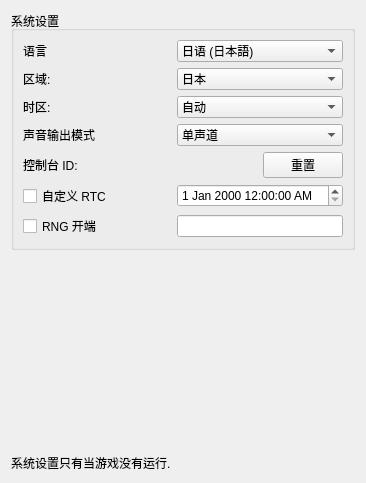
<?xml version="1.0" encoding="UTF-8"?>
<ui version="4.0">
 <class>ConfigureSystem</class>
 <widget class="QWidget" name="ConfigureSystem">
  <property name="geometry">
   <rect>
    <x>0</x>
    <y>0</y>
    <width>366</width>
    <height>483</height>
   </rect>
  </property>
  <property name="windowTitle">
   <string>Form</string>
  </property>
  <layout class="QHBoxLayout" name="horizontalLayout">
   <item>
    <layout class="QVBoxLayout" name="verticalLayout">
     <item>
      <widget class="QGroupBox" name="group_system_settings">
       <property name="title">
        <string>系统设置</string>
       </property>
       <layout class="QGridLayout" name="gridLayout">
        <item row="3" column="0">
         <widget class="QLabel" name="label_sound">
          <property name="text">
           <string>声音输出模式</string>
          </property>
         </widget>
        </item>
        <item row="4" column="0">
         <widget class="QLabel" name="label_console_id">
          <property name="text">
           <string>控制台 ID:</string>
          </property>
         </widget>
        </item>
        <item row="0" column="1">
         <widget class="QComboBox" name="combo_language">
          <property name="toolTip">
           <string>注：这可以被覆盖时区的设置为自动选择</string>
          </property>
          <item>
           <property name="text">
            <string>日语 (日本語)</string>
           </property>
          </item>
          <item>
           <property name="text">
            <string>英语</string>
           </property>
          </item>
          <item>
           <property name="text">
            <string>法语 (français)</string>
           </property>
          </item>
          <item>
           <property name="text">
            <string>德语 (Deutsch)</string>
           </property>
          </item>
          <item>
           <property name="text">
            <string>意大利语 (italiano)</string>
           </property>
          </item>
          <item>
           <property name="text">
            <string>西班牙语 (español)</string>
           </property>
          </item>
          <item>
           <property name="text">
            <string>中文</string>
           </property>
          </item>
          <item>
           <property name="text">
            <string>韩语 (한국어)</string>
           </property>
          </item>
          <item>
           <property name="text">
            <string>荷兰语 (Nederlands)</string>
           </property>
          </item>
          <item>
           <property name="text">
            <string>葡萄牙语 (português)</string>
           </property>
          </item>
          <item>
           <property name="text">
            <string>俄语 (Русский)</string>
           </property>
          </item>
          <item>
           <property name="text">
            <string>台湾繁体</string>
           </property>
          </item>
          <item>
           <property name="text">
            <string>英式英语</string>
           </property>
          </item>
          <item>
           <property name="text">
            <string>加拿大法语</string>
           </property>
          </item>
          <item>
           <property name="text">
            <string>拉丁美洲西班牙语</string>
           </property>
          </item>
          <item>
           <property name="text">
            <string>简体中文</string>
           </property>
          </item>
          <item>
           <property name="text">
            <string>繁体中文 (正體中文)</string>
           </property>
          </item>
         </widget>
        </item>
        <item row="1" column="0">
         <widget class="QLabel" name="label_region">
          <property name="text">
           <string>区域:</string>
          </property>
         </widget>
        </item>
        <item row="1" column="1">
         <widget class="QComboBox" name="combo_region">
          <item>
           <property name="text">
            <string>日本</string>
           </property>
          </item>
          <item>
           <property name="text">
            <string>美国</string>
           </property>
          </item>
          <item>
           <property name="text">
            <string>欧洲</string>
           </property>
          </item>
          <item>
           <property name="text">
            <string>澳大利亚</string>
           </property>
          </item>
          <item>
           <property name="text">
            <string>中国</string>
           </property>
          </item>
          <item>
           <property name="text">
            <string>韩国</string>
           </property>
          </item>
          <item>
           <property name="text">
            <string>台湾地区</string>
           </property>
          </item>
         </widget>
        </item>
        <item row="2" column="0">
         <widget class="QLabel" name="label_timezone">
          <property name="text">
           <string>时区:</string>
          </property>
         </widget>
        </item>
        <item row="2" column="1">
         <widget class="QComboBox" name="combo_time_zone">
          <item>
           <property name="text">
            <string>自动</string>
           </property>
          </item>
          <item>
           <property name="text">
            <string>默认</string>
           </property>
          </item>
          <item>
           <property name="text">
            <string>CET</string>
           </property>
          </item>
          <item>
           <property name="text">
            <string>CST6CDT</string>
           </property>
          </item>
          <item>
           <property name="text">
            <string>Cuba</string>
           </property>
          </item>
          <item>
           <property name="text">
            <string>EET</string>
           </property>
          </item>
          <item>
           <property name="text">
            <string>Egypt</string>
           </property>
          </item>
          <item>
           <property name="text">
            <string>Eire</string>
           </property>
          </item>
          <item>
           <property name="text">
            <string>EST</string>
           </property>
          </item>
          <item>
           <property name="text">
            <string>EST5EDT</string>
           </property>
          </item>
          <item>
           <property name="text">
            <string>GB</string>
           </property>
          </item>
          <item>
           <property name="text">
            <string>GB-Eire</string>
           </property>
          </item>
          <item>
           <property name="text">
            <string>GMT</string>
           </property>
          </item>
          <item>
           <property name="text">
            <string>GMT+0</string>
           </property>
          </item>
          <item>
           <property name="text">
            <string>GMT-0</string>
           </property>
          </item>
          <item>
           <property name="text">
            <string>GMT0</string>
           </property>
          </item>
          <item>
           <property name="text">
            <string>Greenwich</string>
           </property>
          </item>
          <item>
           <property name="text">
            <string>Hongkong</string>
           </property>
          </item>
          <item>
           <property name="text">
            <string>HST</string>
           </property>
          </item>
          <item>
           <property name="text">
            <string>Iceland</string>
           </property>
          </item>
          <item>
           <property name="text">
            <string>Iran</string>
           </property>
          </item>
          <item>
           <property name="text">
            <string>Israel</string>
           </property>
          </item>
          <item>
           <property name="text">
            <string>Jamaica</string>
           </property>
          </item>
          <item>
           <property name="text">
            <string>Japan</string>
           </property>
          </item>
          <item>
           <property name="text">
            <string>Kwajalein</string>
           </property>
          </item>
          <item>
           <property name="text">
            <string>Libya</string>
           </property>
          </item>
          <item>
           <property name="text">
            <string>MET</string>
           </property>
          </item>
          <item>
           <property name="text">
            <string>MST</string>
           </property>
          </item>
          <item>
           <property name="text">
            <string>MST7MDT</string>
           </property>
          </item>
          <item>
           <property name="text">
            <string>Navajo</string>
           </property>
          </item>
          <item>
           <property name="text">
            <string>NZ</string>
           </property>
          </item>
          <item>
           <property name="text">
            <string>NZ-CHAT</string>
           </property>
          </item>
          <item>
           <property name="text">
            <string>Poland</string>
           </property>
          </item>
          <item>
           <property name="text">
            <string>Portugal</string>
           </property>
          </item>
          <item>
           <property name="text">
            <string>PRC</string>
           </property>
          </item>
          <item>
           <property name="text">
            <string>PST8PDT</string>
           </property>
          </item>
          <item>
           <property name="text">
            <string>ROC</string>
           </property>
          </item>
          <item>
           <property name="text">
            <string>ROK</string>
           </property>
          </item>
          <item>
           <property name="text">
            <string>Singapore</string>
           </property>
          </item>
          <item>
           <property name="text">
            <string>Turkey</string>
           </property>
          </item>
          <item>
           <property name="text">
            <string>UCT</string>
           </property>
          </item>
          <item>
           <property name="text">
            <string>Universal</string>
           </property>
          </item>
          <item>
           <property name="text">
            <string>UTC</string>
           </property>
          </item>
          <item>
           <property name="text">
            <string>W-SU</string>
           </property>
          </item>
          <item>
           <property name="text">
            <string>WET</string>
           </property>
          </item>
          <item>
           <property name="text">
            <string>Zulu</string>
           </property>
          </item>
         </widget>
        </item>
        <item row="6" column="0">
         <widget class="QCheckBox" name="rng_seed_checkbox">
          <property name="text">
           <string>RNG 开端</string>
          </property>
         </widget>
        </item>
        <item row="3" column="1">
         <widget class="QComboBox" name="combo_sound">
          <item>
           <property name="text">
            <string>单声道</string>
           </property>
          </item>
          <item>
           <property name="text">
            <string>立体声</string>
           </property>
          </item>
          <item>
           <property name="text">
            <string>环绕</string>
           </property>
          </item>
         </widget>
        </item>
        <item row="0" column="0">
         <widget class="QLabel" name="label_language">
          <property name="text">
           <string>语言</string>
          </property>
         </widget>
        </item>
        <item row="4" column="1">
         <widget class="QPushButton" name="button_regenerate_console_id">
          <property name="sizePolicy">
           <sizepolicy hsizetype="Fixed" vsizetype="Fixed">
            <horstretch>0</horstretch>
            <verstretch>0</verstretch>
           </sizepolicy>
          </property>
          <property name="layoutDirection">
           <enum>Qt::RightToLeft</enum>
          </property>
          <property name="text">
           <string>重置</string>
          </property>
         </widget>
        </item>
        <item row="5" column="0">
         <widget class="QCheckBox" name="custom_rtc_checkbox">
          <property name="text">
           <string>自定义 RTC</string>
          </property>
         </widget>
        </item>
        <item row="5" column="1">
         <widget class="QDateTimeEdit" name="custom_rtc_edit">
          <property name="minimumDate">
           <date>
            <year>1970</year>
            <month>1</month>
            <day>1</day>
           </date>
          </property>
          <property name="displayFormat">
           <string>d MMM yyyy h:mm:ss AP</string>
          </property>
         </widget>
        </item>
        <item row="6" column="1">
         <widget class="QLineEdit" name="rng_seed_edit">
          <property name="sizePolicy">
           <sizepolicy hsizetype="Minimum" vsizetype="Fixed">
            <horstretch>0</horstretch>
            <verstretch>0</verstretch>
           </sizepolicy>
          </property>
          <property name="font">
           <font>
            <family>Lucida Console</family>
           </font>
          </property>
          <property name="inputMask">
           <string notr="true">HHHHHHHH</string>
          </property>
          <property name="maxLength">
           <number>8</number>
          </property>
         </widget>
        </item>
       </layout>
      </widget>
     </item>
     <item>
      <spacer name="verticalSpacer">
       <property name="orientation">
        <enum>Qt::Vertical</enum>
       </property>
       <property name="sizeHint" stdset="0">
        <size>
         <width>20</width>
         <height>40</height>
        </size>
       </property>
      </spacer>
     </item>
     <item>
      <widget class="QLabel" name="label_disable_info">
       <property name="text">
        <string>系统设置只有当游戏没有运行.</string>
       </property>
       <property name="wordWrap">
        <bool>true</bool>
       </property>
      </widget>
     </item>
    </layout>
   </item>
  </layout>
 </widget>
 <resources/>
 <connections/>
</ui>
